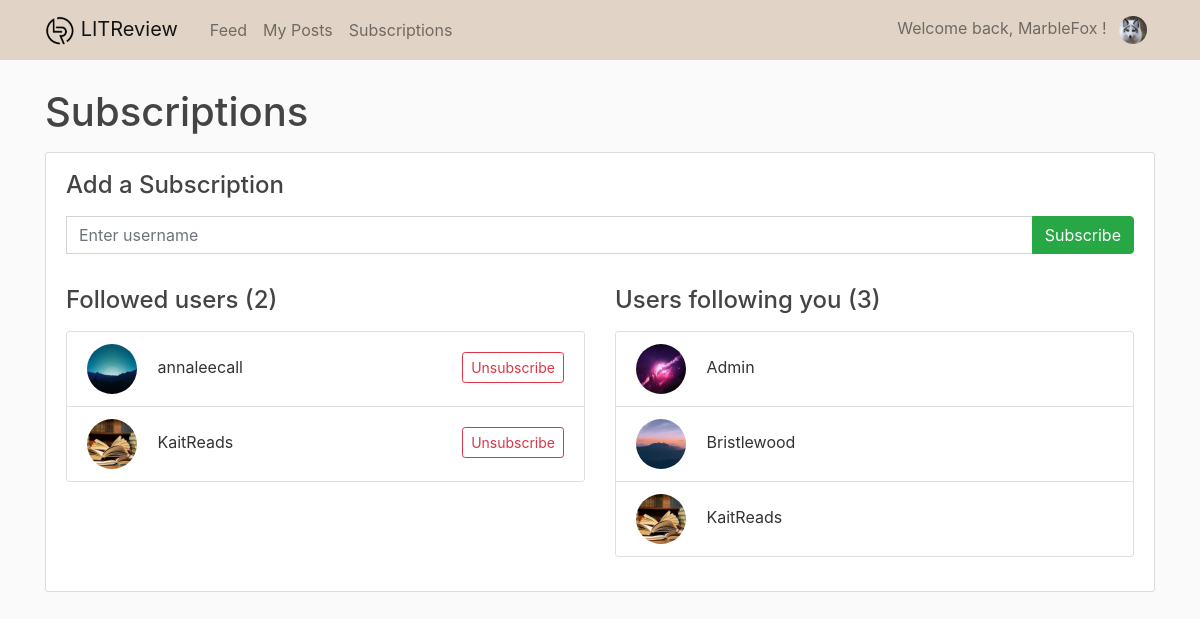
Screenshot of /subscriptions/ (signed in) with the database file from the repository.
### users/models.py (models this page shows, shortened)
class Profile(models.Model):
    user = models.OneToOneField(User, on_delete=models.CASCADE)
    image = models.ImageField(default='default.jpg', upload_to='profile_pics')

class UserFollow(models.Model):
    user = models.ForeignKey(
        to=settings.AUTH_USER_MODEL,
        on_delete=models.CASCADE,
        related_name='following'
    )
    followed_user = models.ForeignKey(
        to=settings.AUTH_USER_MODEL,
        on_delete=models.CASCADE,
        related_name='followed_by'
    )
    class Meta:
        unique_together = ('user', 'followed_user')

### users/views.py (the view)
# urls.py: path('subscriptions/', views.subscriptions, name='subscriptions'),
@login_required
def subscriptions(request):
    if request.method == 'POST':
        form = SubscribeForm(request.POST)
        if form.is_valid():
            try:
                followed_user = User.objects.get(username=request.POST['followed_user'])
                if request.user == followed_user:
                    messages.error(request, 'You can\'t subscribe to yourself!')
                else:
                    try:
                        UserFollow.objects.create(user=request.user, followed_user=followed_user)
                        messages.success(request, f'You are now following {followed_user}!')
                    except IntegrityError:
                        messages.error(request, f'You are already following {followed_user}!')
            except User.DoesNotExist:
                messages.error(request, f'The user {form.data["followed_user"]} does not exist.')
    else:
        form = SubscribeForm()
    user_follows = UserFollow.objects.filter(user=request.user).order_by('followed_user')
    followed_by = UserFollow.objects.filter(followed_user=request.user).order_by('user')
    context = {
        'form': form,
        'user_follows': user_follows,
        'followed_by': followed_by,
        'title': 'Subscriptions',
    }
    return render(request, 'users/subscriptions.html', context)

### users/forms.py
class SubscribeForm(forms.Form):
    followed_user = forms.CharField(
        label=False,
        widget=forms.TextInput()
    )

### users/templates/users/subscriptions.html (shortened to what this page needs)
{% extends "reviews/_base.html" %}
{% load crispy_forms_tags %}
{% block content %}
<div class="container p-0">
  <div class="row mb-2">
    <h1 class="col-8 py-2 mb-0">Subscriptions</h1>
  </div>
</div>
<div class="content-section">
  <h4 class="mb-3 mt-2">Add a Subscription</h4>
  <fieldset class="form-group mt-3">
    <form class="input-group mb-3" method="POST">
      <input class="form-control" id="followed_user" type="text" name="followed_user" placeholder="Enter username">
      <div class="input-group-append">
        <button class="btn btn-success" id="button-addon2" type="submit">Subscribe</button>
      </div>
    </form>
  </fieldset>
  <div class="row">
    <div class="col">
      <h4 class="mb-3">Followed users ({{ user_follows.count }})</h4>
      {% if user_follows %}
        <div class="card mb-5">
          <ul class="list-group list-group-flush">
            {% for follow in user_follows %}
              <li class="list-group-item">
                <p class="mb-0">
                  <img class="rounded-circle article-img" src="{{ follow.followed_user.profile.image.url }}"
                       style="height:50px; width:50px" alt="{{ follow.followed_user.username }} profile picture">
                  {{ follow.followed_user.username }}
                  <a class="btn btn-outline-danger btn-sm float-right mt-2" href="{% url 'confirm-unsub' follow.id %}">
                    Unsubscribe
                  </a>
                </p>
              </li>
            {% endfor %}
          </ul>
        </div>
      {% endif %}
    </div>
    <div class="col">
      <h4 class="mb-3">Users following you ({{ followed_by.count }})</h4>
      {% if followed_by %}
        <div class="card mb-4">
          <ul class="list-group list-group-flush">
            {% for follow in followed_by %}
              <li class="list-group-item">
                <p class="mb-0">
                  <img class="rounded-circle article-img" src="{{ follow.user.profile.image.url }}"
                       style="height:50px; width:50px" alt="{{ follow.user.username }} profile picture">
                  {{ follow.user.username }}
                </p>
              </li>
            {% endfor %}
          </ul>
        </div>
      {% endif %}
    </div>
  </div>
</div>
{% endblock content %}

### reviews/templates/reviews/_base.html (shortened to what this page needs)
<!DOCTYPE html>
{% load static %}
<html lang="en">
<head>
  <link rel="stylesheet" href="https://cdn.jsdelivr.net/npm/bootstrap@4.6.1/dist/css/bootstrap.min.css"
>
  <link rel="stylesheet" href="https://cdn.jsdelivr.net/npm/bootstrap-icons@1.7.2/font/bootstrap-icons.css">
  <link rel="stylesheet" type="text/css" href="{% static 'reviews/css/main.css' %}">
</head>
<body>
  <header class="site-header">
    <nav class="navbar navbar-expand-md navbar-light bg-navbar fixed-top">
      <div class="container">
        <a class="navbar-brand mr-4" href="{% url 'reviews-feed' %}">
          <img src="{% static 'reviews/img/logo_w.png' %}" width="30" height="30" alt="LITReview logo">
          LITReview
        </a>
        <div class="collapse navbar-collapse" id="navbarToggle">
          <div class="navbar-nav mr-auto">
            {% if user.is_authenticated %}
              <a class="nav-item nav-link" href="{% url 'reviews-feed' %}">Feed</a>
              <a class="nav-item nav-link" href="{% url 'my-posts' %}">My Posts</a>
              <a class="nav-item nav-link" href="{% url 'subscriptions' %}">Subscriptions</a>
            {% endif %}
          </div>
          <div class="navbar-nav">
            {% if user.is_authenticated %}
              <div class="nav-item dropdown">
                <a class="nav-item nav-link" href="#" id="navbarDropdown" role="button" data-toggle="dropdown">
                  Welcome back, {{ user.username }} !
                  <img class="rounded-circle ml-2" width="28" height="28" src="{{ user.profile.image.url }}"
                  alt="{{ user.username }} profile picture">
                </a>
              </div>
            {% else %}
              <a class="nav-item nav-link" href="{% url 'login' %}">Login</a>
              <a class="nav-item nav-link" href="{% url 'register' %}">Register</a>
            {% endif %}
          </div>
        </div>
      </div>
    </nav>
  </header>
  <main role="main" class="container">
    <div class="row">
      <div class="col-lg">
        {% block content %}{% endblock %}
      </div>
    </div>
  </main>
</body>
</html>

### reviews/static/reviews/css/main.css (style rules this page uses)
body { background: #fafafa; color: #333333; margin-top: 5rem; }
h1, h2, h3, h4, h5, h6 { color: #444444; }
ul { margin: 0; }
.site-header { color: #ffffff; }
.bg-navbar { background-color: #e1d4c6; }
.content-section { background: #ffffff; padding: 10px 20px; border: 1px solid #dddddd; border-radius: 3px; margin-bottom: 20px; }
.article-img { height: 65px; width: 65px; margin-right: 16px; }

### rows the page displays
UserFollow: followed_user.profile.image (picture), followed_user.username "annaleecall"
UserFollow: followed_user.profile.image (picture), followed_user.username "KaitReads"
UserFollow: user.profile.image (picture), user.username "Admin"
UserFollow: user.profile.image (picture), user.username "Bristlewood"
UserFollow: user.profile.image (picture), user.username "KaitReads"

### other values shown
{{ user.username }} "MarbleFox"
{{ user_follows.count }} "2"
{{ followed_by.count }} "3"
